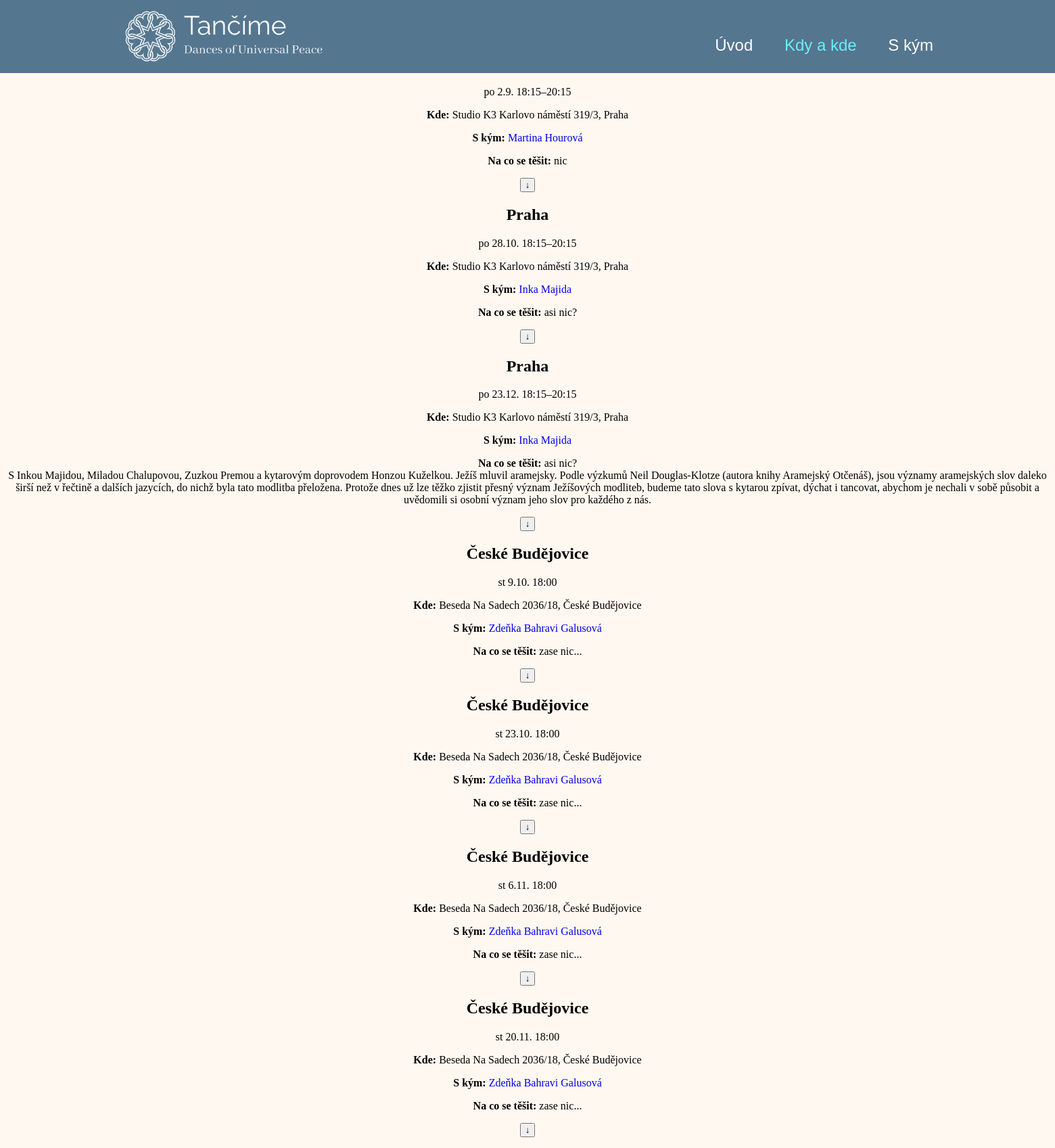
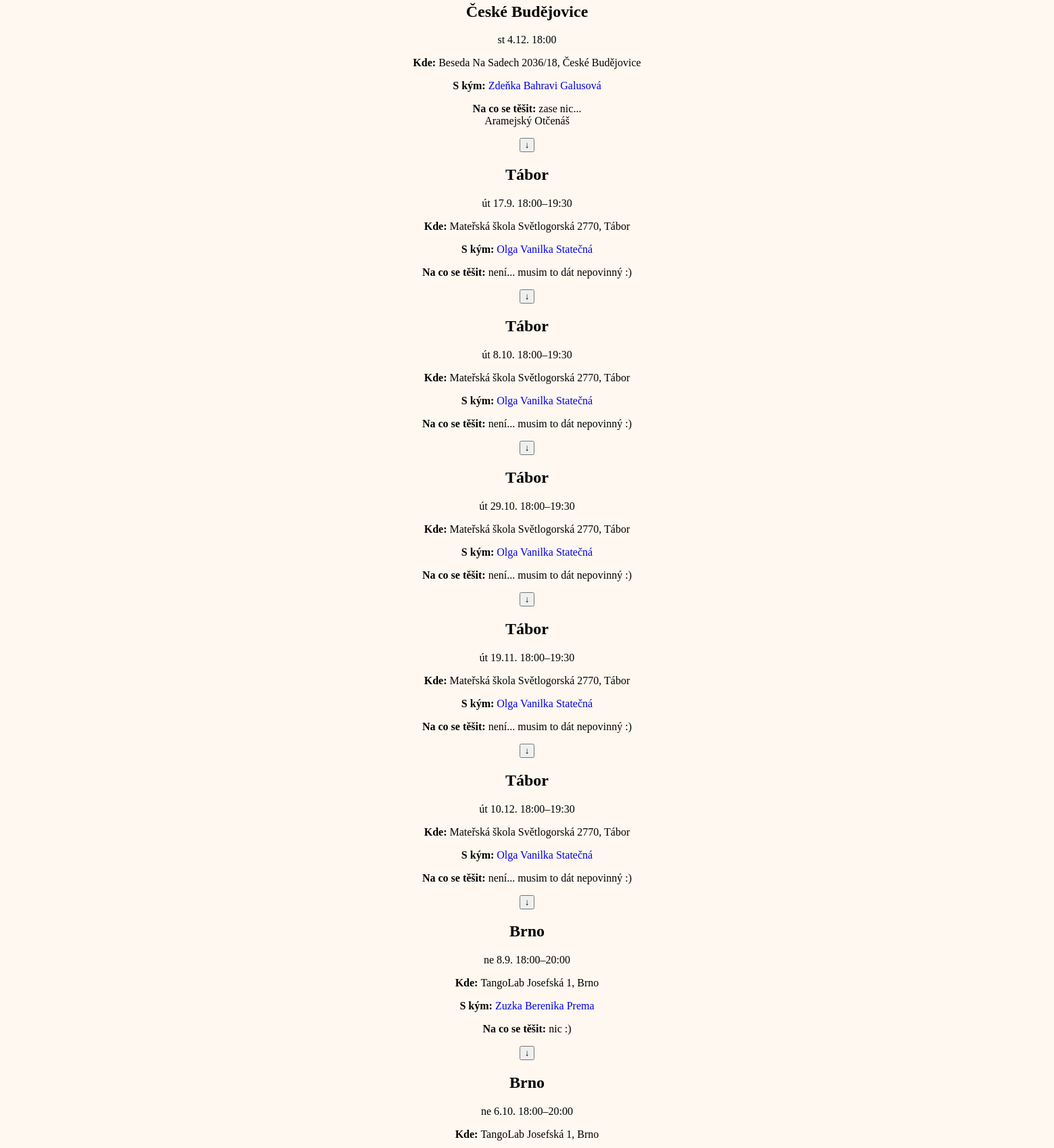
The page /past-events/ (upper part) on the database its author committed (2 pictures, top to bottom).
### danceapp/models.py (models this page shows, shortened)
class Event(models.Model):
    parent = models.ForeignKey('EventGroup', verbose_name="Event Group", on_delete=models.PROTECT)
    date = models.DateField(verbose_name="Datum", default=datetime.date.today)
    description = models.TextField(verbose_name="Dodatečný popis (nepovinné)", null=True, blank=True)
    _lock = Lock()
    town_to_number = {}
    next_number = 1
    class Meta:
        verbose_name = "Taneční večer"
        verbose_name_plural = "Taneční večery"

class EventGroup(models.Model):
    lector = models.ManyToManyField(Lector, verbose_name="Lektor")
    location = models.ForeignKey(Location, verbose_name="Místo konání", on_delete=models.PROTECT)
    startTime = models.TimeField(verbose_name="Začátek", default='18:00')
    endTime = models.TimeField(verbose_name="Konec (nepovinné)", default='20:00', null=True, blank=True)
    description = models.TextField(verbose_name="Popis")
    image = models.ImageField(verbose_name="Obrázek", upload_to='images/', null=True, blank=True)
    class Meta:
        verbose_name = "Taneční večer"
        verbose_name_plural = "Taneční večery"

class Location(models.Model):
    coordinates = models.CharField(max_length=50, verbose_name="Souřadnice")
    name = models.CharField(max_length=50, null=True, blank=True, verbose_name="Název místa (nepovinné)")
    town = models.CharField(max_length=50, verbose_name="Město/Obec")
    address = models.CharField(max_length=100, verbose_name="Adresa (ulice a ČP)")
    description = models.CharField(max_length=100, null=True, blank=True, verbose_name="Popis (jak se k nám dostat)")
    lector = models.ManyToManyField(Lector, verbose_name="Lektor")
    class Meta:
        verbose_name = "Místo konání"
        verbose_name_plural = "Místa konání"

class Lector(models.Model):
    user = models.OneToOneField(User, on_delete=models.CASCADE, null=True, blank=True, verbose_name="Uživatel")
    firstName = models.CharField(max_length=50, verbose_name="Jméno")
    lastName = models.CharField(max_length=50, null=True, blank=True, verbose_name="Příjmení")
    slug = models.SlugField(max_length=100, unique=True)
    image = models.ImageField(upload_to='images/', verbose_name="Fotka")
    description = models.TextField(verbose_name="Popis")
    phone = models.CharField(max_length=50, null=True, blank=True, verbose_name="Telefon")
    email = models.EmailField(null=True, blank=True, verbose_name="E-mail")
    link = models.CharField(max_length=256, null=True, blank=True, verbose_name="Odkaz na stránku")
    class Meta:
        ordering = ['firstName'] #řazení lektorů podle abecedy
        verbose_name = "Lektor"
        verbose_name_plural = "Lektoři"

### dance_web/views.py (the view)
# urls.py: path('past-events/', views.past_events, name='past_events'),
def past_events(request):
    now = timezone.now().date()
    past_events = Event.objects.filter(date__lt=now)
    past_workshops = Workshop.objects.filter(end__lt=now)
    combined = list(past_events) + list(past_workshops)
    context = {
        'combined': combined,
    }
    return render(request, 'past_events.html', context)

### danceapp/templatetags/custom_filters.py (called while the page is built)
@register.filter
def show_past_events(events):
    if events is None:
        return []
    now = timezone.now()
    past_events = []
    for event in events:
        if hasattr(event, 'end'):
            if isinstance(event.end, timezone.datetime):
                if event.end < now:
                    past_events.append(event)
            else:
                if event.end < now.date():
                    past_events.append(event)
        elif hasattr(event, 'date'):
            if event.date < now.date():
                past_events.append(event)
        elif hasattr(event, 'start'):
            if event.start < now.date():
                past_events.append(event)
    return past_events

@register.filter
def is_instance(obj, class_name):
    return obj.__class__.__name__ == class_name

### templates/past_events.html (shortened to what this page needs)
{% extends "base.html" %}
{% load custom_filters %}
{% load static %}
{% block extra_css %}
    <link rel="stylesheet" type="text/css" href="{% static 'css/events.css' %}">
{% endblock %}
{% block content %}
<h1>Proběhlé události:</h1>
<div class="events">
    {% for item in combined|show_past_events %}
            <div class="{% if item|is_instance:'Event' %}event{% else %}workshop{% endif %}">
                {% if item|is_instance:'Event' %}
                    <h2 class="event-title">{{ item.parent.location.town }}</h2>
                {% else %}
                    <h2 class="workshop-title">{{ item.title }}</h2>
                {% endif %}
                <div class="{% if item|is_instance:'Event' %}event-details{% else %}workshop-details{% endif %}">
                    <div class="{% if item|is_instance:'Event' %}event-date{% else %}workshop-date{% endif %}">
                        {% with item|date_format as date %}
                        <p>{{ date.day }} {{ date.date }} {% if date.startTime %} {{ date.startTime }}{% if date.endTime %}–{{ date.endTime }} {% endif %}{% endif %}</p>
                        {% endwith %}
                    </div>
                    <div class="{% if item|is_instance:'Event' %}event-location{% else %}workshop-location{% endif %}">
                        <p><strong>Kde: </strong>{% if item|is_instance:'Event' %}{{ item.parent.location.name }} {{ item.parent.location.address }}, {{ item.parent.location.town }}{% else %}{{ item.location.name }} {{ item.location.address }}, {{ item.location.town }}{% endif %}</p>
                    </div>
                    <div class="{% if item|is_instance:'Event' %}event-lector{% else %}workshop-lector{% endif %}">
                        <p><strong>S kým: </strong>
                            {% if item|is_instance:'Event' %}
                                {% for lector in item.parent.lector.all %}
                                    <a href="{% url 'lector_page' slug=lector.slug %}">
                                        {{ lector.firstName }}{% if lector.lastName %} {{ lector.lastName }}{% endif %}{% if not forloop.last %}, {% endif %}
                                    </a>
                                {% endfor %}
                            {% else %}
                                {% for lector in item.lector.all %}
                                    <a href="{% url 'lector_page' slug=lector.slug %}">
                                        {{ lector.firstName }}{% if lector.lastName %} {{ lector.lastName }}{% endif %}{% if not forloop.last %}, {% endif %}
                                    </a>
                                {% endfor %}
                            {% endif %}
                        </p>
                    </div>
                    <div class="{% if item|is_instance:'Event' %}event-description{% else %}workshop-description{% endif %}">
                        <p class="description"><strong>Na co se těšit: </strong>{% if item|is_instance:'Event' %}{{ item.parent.description }}<br>{{ item.description }}{% else %}{{ item.description }}{% endif %}</p>
                        <button class="toggle-description">↓</button>
                    </div>
                </div>
            </div>
        {% endfor %}
</div>
{% endblock %}

### static/css/base.css (style rules this page uses)
body { padding: 0px; margin: 0px; }
a { text-decoration: none; }

### rows shown on the page
Event: day "po", date "2.9.", startTime "18:15", endTime "20:15", parent.location.name "Studio K3", parent.location.address "Karlovo náměstí 319/3", parent.location.town "Praha", parent.description "nic"
Lector: firstName "Martina", lastName "Hourová"
Event: parent.location.town "Praha", day "po", date "28.10.", startTime "18:15", endTime "20:15", parent.location.name "Studio K3", parent.location.address "Karlovo náměstí 319/3", parent.description "asi nic?"
Lector: firstName "Inka", lastName "Majida"
Event: parent.location.town "Praha", day "po", date "23.12.", startTime "18:15", endTime "20:15", parent.location.name "Studio K3", parent.location.address "Karlovo náměstí 319/3", parent.description "asi nic?", description "S Inkou Majidou, Miladou Chalupovou, Zuzkou Premou a kytarovým doprovodem Honzou Kuželkou. Ježíš mluvil aramejsky. Podle výzkumů Neil Douglas-Klotze (autora knihy Aramejský Otčenáš), jsou významy aramejských slov daleko širší než v řečtině a dalších jazycích, do nichž byla tato modlitba přeložena. Protože dnes už lze těžko zjistit přesný význam Ježíšových modliteb, budeme tato slova s kytarou zpívat, dýchat i tancovat, abychom je nechali v sobě působit a uvědomili si osobní význam jeho slov pro každého z nás."
Event: parent.location.town "České Budějovice", day "st", date "9.10.", startTime "18:00", parent.location.name "Beseda", parent.location.address "Na Sadech 2036/18", parent.description "zase nic..."
Lector: firstName "Zdeňka Bahravi", lastName "Galusová"
Event: parent.location.town "České Budějovice", day "st", date "23.10.", startTime "18:00", parent.location.name "Beseda", parent.location.address "Na Sadech 2036/18", parent.description "zase nic..."
Event: parent.location.town "České Budějovice", day "st", date "6.11.", startTime "18:00", parent.location.name "Beseda", parent.location.address "Na Sadech 2036/18", parent.description "zase nic..."
Event: parent.location.town "České Budějovice", day "st", date "20.11.", startTime "18:00", parent.location.name "Beseda", parent.location.address "Na Sadech 2036/18", parent.description "zase nic..."
Event: parent.location.town "České Budějovice", day "st", date "4.12.", startTime "18:00", parent.location.name "Beseda", parent.location.address "Na Sadech 2036/18", parent.description "zase nic...", description "Aramejský Otčenáš"
Event: parent.location.town "Tábor", day "út", date "17.9.", startTime "18:00", endTime "19:30", parent.location.name "Mateřská škola", parent.location.address "Světlogorská 2770", parent.description "není... musim to dát nepovinný :)"
Lector: firstName "Olga Vanilka", lastName "Statečná"
Event: parent.location.town "Tábor", day "út", date "8.10.", startTime "18:00", endTime "19:30", parent.location.name "Mateřská škola", parent.location.address "Světlogorská 2770", parent.description "není... musim to dát nepovinný :)"
Event: parent.location.town "Tábor", day "út", date "29.10.", startTime "18:00", endTime "19:30", parent.location.name "Mateřská škola", parent.location.address "Světlogorská 2770", parent.description "není... musim to dát nepovinný :)"
Event: parent.location.town "Tábor", day "út", date "19.11.", startTime "18:00", endTime "19:30", parent.location.name "Mateřská škola", parent.location.address "Světlogorská 2770", parent.description "není... musim to dát nepovinný :)"
Event: parent.location.town "Tábor", day "út", date "10.12.", startTime "18:00", endTime "19:30", parent.location.name "Mateřská škola", parent.location.address "Světlogorská 2770", parent.description "není... musim to dát nepovinný :)"
Event: parent.location.town "Brno", day "ne", date "8.9.", startTime "18:00", endTime "20:00", parent.location.name "TangoLab", parent.location.address "Josefská 1", parent.description "nic :)"
Lector: firstName "Zuzka Berenika", lastName "Prema"
Event: parent.location.town "Brno", day "ne", date "6.10.", startTime "18:00", endTime "20:00", parent.location.name "TangoLab", parent.location.address "Josefská 1"
